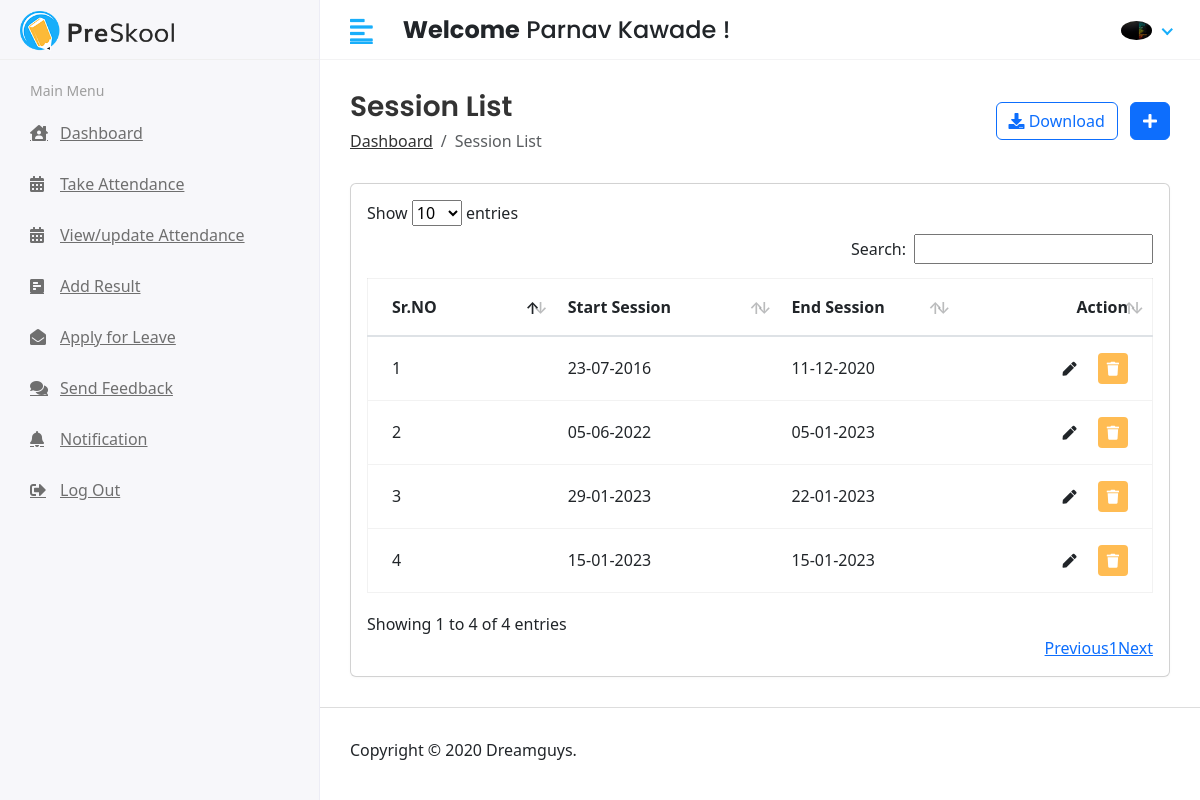
Screenshot of /hod/session/list (signed in) with the database file from the repository.
### app/models.py (models this page shows, shortened)
class CustomUser(AbstractUser):
    USER = (
        (1,'HOD'),
        (2,'TEACHER'),
        (3,'STUDENT'),
    )
    user_type = models.CharField(choices=USER, max_length=50, default=1)
    profile_pic = models.ImageField(upload_to='media/profile_pic')
    dob = models.DateField(max_length=8,default=date.today)
    phone_no = models.CharField(max_length=12)
    address = models.TextField()

class Session_Year(models.Model):
    startSession = models.DateField()
    endSession = models.DateField()

### student_management_systems/Hod_Views.py (the view)
# urls.py: path('hod/session/list',Hod_Views.sessionList, name='sessionList'),
@login_required(login_url='/')
def sessionList(request):
    sessionYear = Session_Year.objects.all()
    context = {
        'sessionYear': sessionYear
    }
    return render(request, "Hod/session_list.html", context)

### templates/Hod/session_list.html (shortened to what this page needs)
{% extends 'base.html' %}
{% block content %}
<div class="content container-fluid">
    <div class="page-header">
        <div class="row align-items-center">
            <div class="col">
                <h3 class="page-title">Session List</h3>
                <ul class="breadcrumb">
                    <li class="breadcrumb-item"><a href="">Dashboard</a></li>
                    <li class="breadcrumb-item active">Session List</li>
                </ul>
            </div>
            <div class="col-auto text-right float-right ml-auto">
                <a href="#" class="btn btn-outline-primary mr-2"><i class="fas fa-download"></i> Download</a>
                <a href="{% url 'sessionAdd' %}" class="btn btn-primary"><i class="fas fa-plus"></i></a>
            </div>
        </div>
    </div>
    <div class="row">
        <div class="col-sm-12">
            <div class="card card-table">
                <div class="card-body">
                    <div class="table-responsive">
                        <div id="DataTables_Table_0_wrapper" class="dataTables_wrapper dt-bootstrap4 no-footer">
                            <div class="row">
                                <div class="col-sm-12">
                                    <table id="table_id" class="table table-hover table-center mb-0  no-footer"
                                        id="DataTables_Table_0" role="grid" aria-describedby="DataTables_Table_0_info">
                                        <thead>
                                            <tr role="row">
                                                <th class="sorting" tabindex="0" aria-controls="DataTables_Table_0"
                                                    rowspan="1" colspan="1"
                                                    aria-label="ID: activate to sort column ascending"
                                                    style="width: 223.4px;">Sr.NO</th>
                                                <th class="sorting_desc" tabindex="0" aria-controls="DataTables_Table_0"
                                                    rowspan="1" colspan="1"
                                                    aria-label="Name: activate to sort column ascending"
                                                    aria-sort="descending" style="width: 261.575px;">Start Session</th>
                                                <th class="sorting" tabindex="0" aria-controls="DataTables_Table_0"
                                                    rowspan="1" colspan="1"
                                                    aria-label="Class: activate to sort column ascending"
                                                    style="width: 182.175px;">End Session</th>
                                                <th class="text-right sorting" tabindex="0"
                                                    aria-controls="DataTables_Table_0" rowspan="1" colspan="1"
                                                    aria-label="Action: activate to sort column ascending"
                                                    style="width: 246.05px;">Action</th>
                                            </tr>
                                        </thead>
                                        <tbody>
                                            {% for i in sessionYear %}
                                            <tr role="row" class="odd">
                                                <td>{{forloop.counter}}</td>
                                                <td>{{i.startSession|date:'d-m-Y'}}</td>
                                                <td>{{i.endSession|date:'d-m-Y'}}</td>
                                                <td class="text-right">
                                                    <div class="actions">
                                                        <a href="{% url 'sessionEdit' i.id %}"
                                                            class="btn btn-sm bg-success-light mr-2">
                                                            <i class="fas fa-pen"></i>
                                                        </a>
                                                        <a href="{% url 'sessionDelete' i.id %}"
                                                            class="btn btn-sm bg-danger-light">
                                                            <i class="fas fa-trash"></i>
                                                        </a>
                                                    </div>
                                                </td>
                                            </tr>
                                            {% endfor %}
                                        </tbody>
                                    </table>
                                </div>
                            </div>
                        </div>
                    </div>
                </div>
            </div>
        </div>
    </div>
</div>
{% endblock content %}

### templates/includes/header.html (shortened to what this page needs)
{% load static %}
<div class="header">
    <div class="header-left">
        <a href="" class="logo">
            <img src="{% static 'assets/img/logo.png' %}" alt="Logo">
        </a>
    </div>
    <a href="javascript:void(0);" id="toggle_btn">
        <i class="fas fa-align-left"></i>
    </a>
    <div class="top-nav-search mt-3">
        <h4><strong>Welcome</strong><span> {{user.first_name}} {{user.last_name}} !</span></h4>
    </div>
    <ul class="nav user-menu">
        <li class="nav-item dropdown has-arrow">
            <a href="#" class="dropdown-toggle nav-link" data-toggle="dropdown">
                <span class="user-img">
                    {% if user.profile_pic == "" %}
                    <img class="rounded-circle" src="/media/profile_pic/avtar.JPEG" width="31"
                        alt="{{user.first_name}}">
                    {% else %}
                    <img class="rounded-circle" src="/{{user.profile_pic}}" width="31" alt="{{user.first_name}}
                        {{user.last_name}}">
                    {% endif %}</span>
            </a>
        </li>
    </ul>
</div>

### static/assets/css/style.css (style rules this page uses)
html { height: 100%; }
body { background-color: #fff; color: #333; font-family: 'Poppins', sans-serif; font-size: 1rem; height: 100%; line-height: 1.5; overflow-x: hidden; }
h1, h2, h3, h4, h5, h6 { font-family: 'Poppins', sans-serif; margin-top: 0; }
a { color: #009ce7; }
input, button, a { transition: all 0.4s ease; -moz-transition: all 0.4s ease; -o-transition: all 0.4s ease; -ms-transition: all 0.4s ease; -webkit-transition: all 0.4s ease; }
ul, ol { padding: 0px; list-style: none; }
.table { color: #333; max-width: 100%; margin-bottom: 0; width: 100%; }
.table.dataTable { border-collapse: collapse !important; border: 1px solid rgba(0, 0, 0, 0.05); }
.table thead tr th { font-weight: 600; }
.table tbody tr { border-bottom: 1px solid rgba(0, 0, 0, 0.05); }
.table.table-center td, .table.table-center th { vertical-align: middle; }
.card-table .card-body .table > thead > tr > th { border-top: 0; }
.card-table .card-body .table tr td:first-child, .card-table .card-body .table tr th:first-child { padding-left: 1.5rem; }
.card-table .card-body .table tr td:last-child, .card-table .card-body .table tr th:last-child { padding-right: 1.5rem; }
.card-table .table td, .card-table .table th { border-top: 1px solid #e2e5e8; padding: 1rem 0.75rem; white-space: nowrap; }
.btn-primary { background-color: #FFBC53; border: 1px solid #FFBC53; }
.btn-outline-primary { color: #FFBC53; border-color: #FFBC53; }
.card { border: 1px solid #ececf5; box-shadow: 0 1px 3px 0 rgba(0, 0, 0, 0.03); margin-bottom: 1.875rem; }
.card-body { padding: 1.5rem; }
.bg-danger-light { background-color:#FFBC53 !important; color:#fff !important; }
.bg-success-light { background-color: #18aefa; color: #fff; }
.header { background-color: #fff; border-bottom: 1px solid #f3f3f4; left: 0; position: fixed; right: 0; top: 0; z-index: 1001; height: 60px; }
.header .header-left { float: left; height: 60px; padding: 0 20px; position: relative; width: 320px; z-index: 1; transition: all 0.2s ease-in-out; background-color: #f7f7fa; border-bottom: 1px solid #efefef; border-right: 1px solid #ececf5; display: flex; align-items: center; }
.header .header-left .logo { display: inline-block; line-height: 60px; }
.header .header-left .logo img { max-height: 40px; width: auto; }
.header .dropdown-toggle:after { display: none; }
.header .has-arrow .dropdown-toggle:after { border-top: 0; border-left: 0; border-bottom: 2px solid #18aefa; border-right: 2px solid #18aefa; content: ''; height: 8px; display: inline-block; pointer-events: none; -webkit-transform-origin: 66% 66%; -ms-transform-origin: 66% 66%; transform-origin: 66% 66%; -webkit-transform: rotate(45deg); -ms-transform: rotate(45deg); transform: rotate(45deg); -webkit-transition: all 0.15s ease-in-out; transition: all 0.15s ease-in-out; width: 8px; vertical-align: 0px; }
.user-menu { float: right; margin: 0; position: relative; z-index: 99; padding-right: 15px; }
.user-menu.nav > li > a { color: #a0a0a0; font-size: 14px; line-height: 58px; padding: 0 15px; height: 60px; }
.user-img { margin-right: 3px; position: relative; }
.top-nav-search { float: left; margin-left: 15px; }
.page-wrapper > .content { padding: 1.875rem 1.875rem 0; }
.page-header { margin-bottom: 1.875rem; }
.page-header .breadcrumb { background-color: transparent; color: #6c757d; font-size: 1rem; font-weight: 500; margin-bottom: 0; padding: 0; }
.page-header .breadcrumb a { color: #333; }
.page-title { font-size: 28px; font-weight: 600; color: #333; margin-bottom: 5px; }
@media (min-width: 992px) { #toggle_btn { align-items: center; color: #18aefa; display: inline-flex; float: left; font-size: 26px; height: 60px; justify-content: center; margin-left: 15px; padding: 0 15px; } }

### rows the page displays
CustomUser: first_name "Parnav", last_name "Kawade", profile_pic (picture)
Session_Year: startSession "23-07-2016", endSession "11-12-2020"
Session_Year: startSession "05-06-2022", endSession "05-01-2023"
Session_Year: startSession "29-01-2023", endSession "22-01-2023"
Session_Year: startSession "15-01-2023", endSession "15-01-2023"
